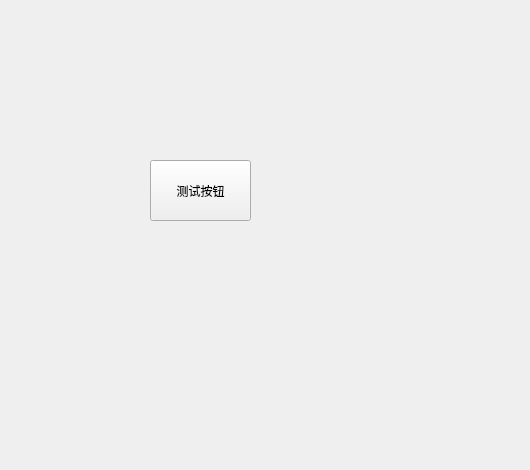
<?xml version="1.0" encoding="UTF-8"?>
<ui version="4.0">
 <class>Form</class>
 <widget class="QWidget" name="Form">
  <property name="geometry">
   <rect>
    <x>0</x>
    <y>0</y>
    <width>530</width>
    <height>470</height>
   </rect>
  </property>
  <property name="windowTitle">
   <string>Form</string>
  </property>
  <widget class="QPushButton" name="pushButton">
   <property name="geometry">
    <rect>
     <x>150</x>
     <y>160</y>
     <width>101</width>
     <height>61</height>
    </rect>
   </property>
   <property name="text">
    <string>测试按钮</string>
   </property>
  </widget>
 </widget>
 <resources/>
 <connections/>
</ui>
